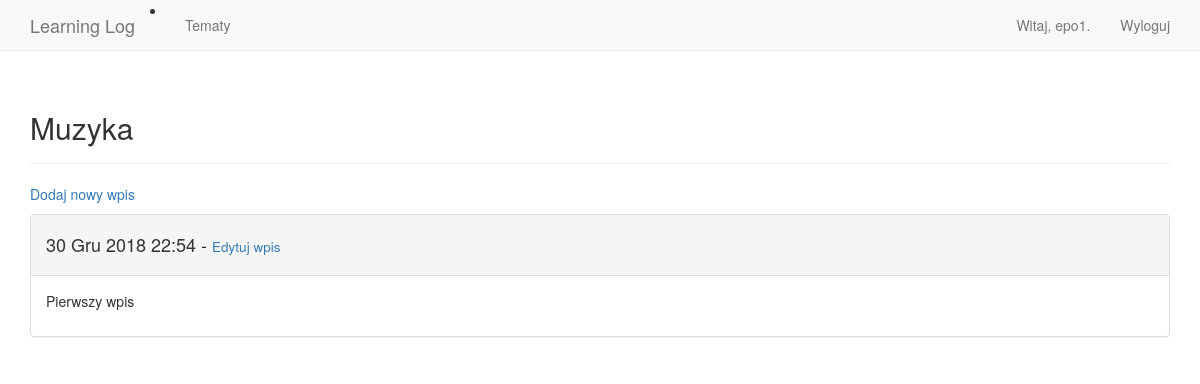
The page /topics/3/ (signed in) on the database its author committed.
### learning_logs/models.py (models this page shows, shortened)
class Topic(models.Model):
    text = models.CharField(max_length=200)
    date_added = models.DateTimeField(auto_now_add=True)
    owner = models.ForeignKey(User, on_delete=models.CASCADE)
    def __str__(self):
        return self.text

class Entry(models.Model):
    topic = models.ForeignKey(Topic , on_delete=models.CASCADE)
    text = models.TextField()
    date_added = models.DateTimeField(auto_now_add=True)
    class Meta:
        verbose_name_plural = 'entries'

### learning_logs/views.py (the view)
# urls.py: path('topics/<int:topic_id>/', views.topic, name='topic'),
@login_required
def topic(request, topic_id):
    topic = Topic.objects.get(id=topic_id)
    check_topic_owner(request,topic)
    entries = topic.entry_set.order_by('-date_added')
    context = {'topic': topic, 'entries': entries}
    return render(request, 'learning_logs/topic.html', context)

### learning_logs/views.py (called while the page is built)
def check_topic_owner(request, topic):
    if topic.owner != request.user:
        raise Http404

### learning_logs/templates/learning_logs/topic.html
{% extends 'learning_logs/base.html' %}
{% block header %}
  <h2>{{ topic }}</h2>
{% endblock header %}
{% block content %}
  <p>
    <a href="{% url 'learning_logs:new_entry' topic.id %}">Dodaj nowy wpis</a>
  </p>
    {% for entry in entries %}
      <div class="panel panel-default">
        <div class="panel-heading">
          <h4>
            {{ entry.date_added|date:'d M Y H:i' }} -
            <small>
              <a href="{% url 'learning_logs:edit_entry' entry.id %}">Edytuj wpis</a>
            </small>
          </h4>
        </div>
        <div class="panel-body">
          {{ entry.text|linebreaks }}
        </div>
      </div>
    {% empty %}
      Nie ma jeszcze żadnego wpisu dla tego tematu.
    {% endfor %}
{% endblock content %}

### learning_logs/templates/learning_logs/base.html (shortened to what this page needs)
{% load bootstrap3 %}
<!DOCTYPE html>
<html lang="pl">
  <head>
    {% bootstrap_css %}
  </head>
  <body>
    <nav class="navbar navbar-default navbar-static-top">
      <div class="container">
        <div class="navbar-header">
          <li><a class="navbar-brand" href="{% url 'learning_logs:index' %}">
            Learning Log
          </a></li>
        </div>
        <div id="navbar" class="navbar-collapse collapse">
          <ul class="nav navbar-nav">
            <li><a href="{% url 'learning_logs:topics' %}">Tematy</a></li>
          </ul>
          <ul class="nav navbar-nav navbar-right">
            {% if user.is_authenticated %}
              <li><a>Witaj, {{ user.username }}.</a></li>
              <li><a href="{% url 'users:logout' %}">Wyloguj</a></li>
            {% else %}
              <li><a href="{% url 'users:register' %}">Rejestracja</a></li>
              <li><a href="{% url 'users:login' %}">Zaloguj</a></li>
            {% endif %}
          </ul>
        </div>
      </div>
    </nav>
    <div class="container">
      <div class="page-header">
        {% block header %}{% endblock header %}
      </div>
      <div>
        {% block content %}{% endblock content %}
      </div>
    </div>
  </body>
</html>

### rows shown on the page
Topic: text "Muzyka"
Entry: date_added "30 Gru 2018 22:54", text "Pierwszy wpis"

### other values the page prints
{{ user.username }} "epo1"
